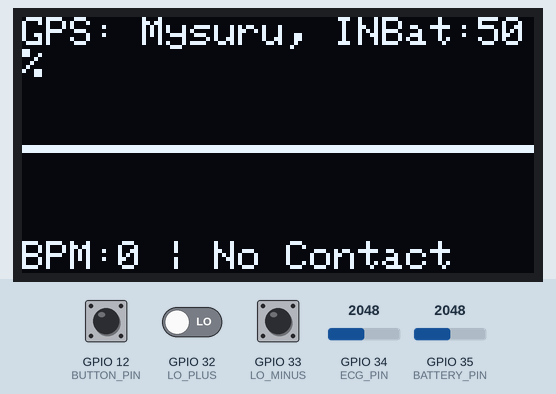
Simulated run of this sketch. Board: ESP32. Parts: 128×64 one-colour display. Inputs (shaded band) come from the test bench; at power-on: GPIO 35 (BATTERY_PIN) = 2048, GPIO 12 (BUTTON_PIN) HIGH, GPIO 32 (LO_PLUS) LOW, GPIO 33 (LO_MINUS) HIGH, GPIO 34 (ECG_PIN) = 2048. What the sketch prints to the serial monitor is not drawn.

Above: at 1.2 s.
1.3 s: GPIO 35 (BATTERY_PIN) set to 2003
At 2.6 s:
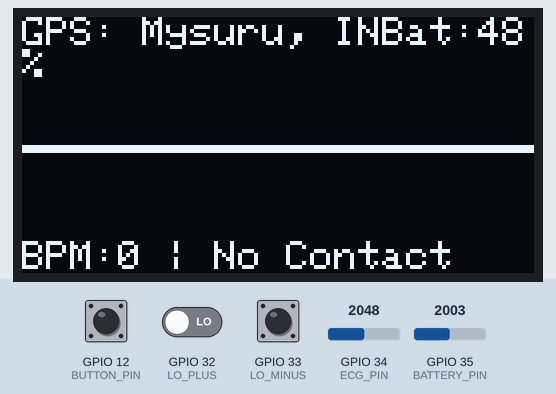
6.8 s: GPIO 35 (BATTERY_PIN) set to 2047
9.8 s: GPIO 35 (BATTERY_PIN) set to 1960
At 10.2 s:
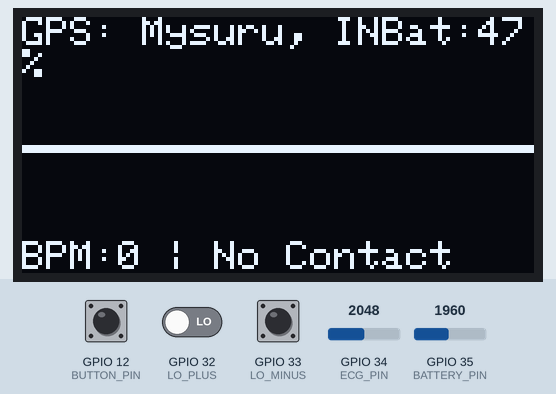
Timing chart, 0 to 12.3 s (numbered marks = the images above; inputs shaded):
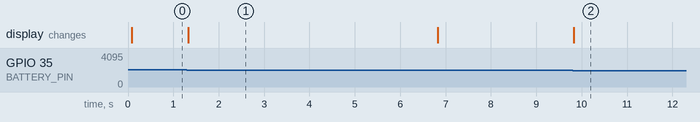

The sketch:

cardiobytes_CODE.ino
```cpp
#include <HardwareSerial.h>
#include <Wire.h>
#include <Adafruit_GFX.h>
#include <Adafruit_SSD1306.h>

/* =========================================================
   OLED DISPLAY CONFIGURATION
   ========================================================= */
// Define OLED screen dimensions
#define SCREEN_WIDTH 128
#define SCREEN_HEIGHT 64

// Initialize OLED display using I2C
Adafruit_SSD1306 display(SCREEN_WIDTH, SCREEN_HEIGHT, &Wire, -1);


/* =========================================================
   GSM MODULE CONFIGURATION
   ========================================================= */
// Define GSM TX and RX pins
#define GSM_TX 17
#define GSM_RX 16

// Initialize hardware serial for GSM communication
HardwareSerial GSM(2);


/* =========================================================
   PIN DEFINITIONS
   ========================================================= */
#define BUTTON_PIN 12     // Push button for sending SMS
#define ECG_PIN 34        // ECG analog input
#define LO_PLUS 32        // Lead-off detection +
#define LO_MINUS 33       // Lead-off detection -
#define BATTERY_PIN 35    // Battery voltage input


/* =========================================================
   GLOBAL VARIABLES
   ========================================================= */
int bpm = 0;                        // Heart rate (beats per minute)
String ecgCondition = "Normal";     // ECG condition status
int batteryPercent = 0;             // Battery percentage
bool electrodeContact = false;      // Electrode connection status


/* =========================================================
   ECG BUFFER (Stores waveform data)
   ========================================================= */
#define ECG_BUFFER_SIZE 640         // ~5 seconds of data @125Hz
int ecgBuffer[ECG_BUFFER_SIZE];
int ecgIndex = 0;


/* =========================================================
   HEARTBEAT DETECTION VARIABLES
   ========================================================= */
unsigned long lastBeatTime = 0;     // Last detected heartbeat time
int beatInterval = 0;               // Time between beats


/* =========================================================
   BUTTON PRESS HANDLING
   ========================================================= */
unsigned long lastPress = 0;
int pressCount = 0;


/* =========================================================
   AUTO SMS (Abnormal ECG detection)
   ========================================================= */
unsigned long abnormalStart = 0;
unsigned long lastAutoSent = 0;
bool autoActive = false;


/* =========================================================
   SIMULATED PQRST WAVEFORM PATTERN
   ========================================================= */
int pqrstPattern[9] = {0, 3, 6, -2, 4, -1, 2, 0, 0};
int pqrstIndex = 0;


/* =========================================================
   SETUP FUNCTION
   ========================================================= */
void setup() {
  Serial.begin(115200);

  // Initialize GSM communication
  GSM.begin(115200, SERIAL_8N1, GSM_RX, GSM_TX);

  // Configure pins
  pinMode(BUTTON_PIN, INPUT_PULLUP);
  pinMode(LO_PLUS, INPUT);
  pinMode(LO_MINUS, INPUT);

  // Initialize OLED display
  if (!display.begin(SSD1306_SWITCHCAPVCC, 0x3C)) {
    Serial.println("SSD1306 init failed");
    while (true); // Stop execution if display fails
  }

  display.clearDisplay();
  display.display();

  // Initialize ECG buffer with baseline
  for (int i = 0; i < ECG_BUFFER_SIZE; i++)
    ecgBuffer[i] = SCREEN_HEIGHT / 2;

  Serial.println("=== ECG + OLED + GSM System Started ===");
}


/* =========================================================
   MAIN LOOP
   ========================================================= */
void loop() {

  /* ----- GSM Serial Passthrough (Debugging) ----- */
  while (GSM.available()) Serial.write(GSM.read());
  while (Serial.available()) GSM.write(Serial.read());

  /* ----- BUTTON HANDLING ----- */
  if (digitalRead(BUTTON_PIN) == LOW) {
    // Detect single/double press
    if (millis() - lastPress < 1500)
      pressCount++;
    else
      pressCount = 1;

    lastPress = millis();
    delay(50); // debounce
  }

  // Double press → Emergency Assist SMS
  if (pressCount == 2) {
    sendEmergencyAssistSMS();
    pressCount = 0;
  }
  // Single press → Tactical SMS
  else if (pressCount == 1 && millis() - lastPress > 1500) {
    sendTacticalSMS();
    pressCount = 0;
  }

  /* ----- BATTERY MONITORING ----- */
  batteryPercent = map(analogRead(BATTERY_PIN), 0, 4095, 0, 100);

  /* ----- ECG DATA READING ----- */
  int ecgValue = analogRead(ECG_PIN);

  // Update waveform and detect heartbeat
  updateECGWaveform(ecgValue);

  // Update display
  drawOLED();
}


/* =========================================================
   UPDATE ECG WAVEFORM
   ========================================================= */
void updateECGWaveform(int rawValue) {

  // Check electrode contact
  electrodeContact = (digitalRead(LO_PLUS) == LOW && digitalRead(LO_MINUS) == LOW);

  if (electrodeContact) {

    // Normalize ECG signal
    float norm = ((float)rawValue - 2048) / 2048.0;

    // Add simulated PQRST waveform
    float mod = norm + pqrstPattern[pqrstIndex] / 10.0;

    // Map signal to screen height
    int y = map(mod, -1, 1, 55, 15);
    y = constrain(y, 0, SCREEN_HEIGHT - 1);

    ecgBuffer[ecgIndex] = y;

    // Move to next PQRST point
    pqrstIndex = (pqrstIndex + 1) % 9;

    // Detect heartbeat
    detectHeartbeat(rawValue);

    /* ----- AUTO ALERT SYSTEM ----- */
    if (ecgCondition == "Abnormal" && bpm > 0) {

      if (abnormalStart == 0)
        abnormalStart = millis();

      // Send alert after 10 seconds abnormal condition
      if (!autoActive &&
          (millis() - abnormalStart > 10000) &&
          (millis() - lastAutoSent > 60000)) {

        sendTacticalSMS();
        autoActive = true;
        lastAutoSent = millis();
      }
    } else {
      abnormalStart = 0;
      autoActive = false;
    }

  } else {
    // No electrode contact → flatline
    ecgBuffer[ecgIndex] = SCREEN_HEIGHT / 2;
    bpm = 0;
    ecgCondition = "No Contact";
    abnormalStart = 0;
    autoActive = false;
  }

  // Move buffer index forward
  ecgIndex = (ecgIndex + 1) % ECG_BUFFER_SIZE;
}


/* =========================================================
   OLED DISPLAY FUNCTION
   ========================================================= */
void drawOLED() {
  display.clearDisplay();

  // Top: GPS + Battery
  display.setTextSize(1);
  display.setTextColor(SSD1306_WHITE);

  display.setCursor(0, 0);
  display.println("GPS: Mysuru, IN");

  display.setCursor(90, 0);
  display.printf("Bat:%d%%", batteryPercent);

  // Middle: ECG waveform
  for (int i = 0; i < SCREEN_WIDTH - 1; i++) {
    int idx1 = (ecgIndex + i) % ECG_BUFFER_SIZE;
    int idx2 = (ecgIndex + i + 1) % ECG_BUFFER_SIZE;

    display.drawLine(i, ecgBuffer[idx1], i + 1, ecgBuffer[idx2], SSD1306_WHITE);
    display.drawLine(i, ecgBuffer[idx1] + 1, i + 1, ecgBuffer[idx2] + 1, SSD1306_WHITE);
  }

  // Bottom: BPM + Condition
  display.setCursor(0, 56);
  display.printf("BPM:%d | %s", bpm, ecgCondition.c_str());

  display.display();
}


/* =========================================================
   HEARTBEAT DETECTION LOGIC
   ========================================================= */
void detectHeartbeat(int value) {

  static int threshold = 2000;
  static bool beatDetected = false;

  if (value > threshold && !beatDetected) {
    beatDetected = true;

    unsigned long now = millis();
    beatInterval = now - lastBeatTime;
    lastBeatTime = now;

    // Calculate BPM
    if (beatInterval > 300 && beatInterval < 2000) {
      bpm = 60000 / beatInterval;

      // Determine condition
      ecgCondition = (bpm < 50 || bpm > 120) ? "Abnormal" : "Normal";
    }
  }

  if (value < threshold)
    beatDetected = false;
}


/* =========================================================
   SEND TACTICAL SMS
   ========================================================= */
void sendTacticalSMS() {
  Serial.println(">>> Sending Tactical/Emergency SMS...");

  String msg = "Nightfall-EX ALERT!\n";
  msg += "BPM: " + String(bpm) + "\n";
  msg += "Condition: " + ecgCondition + "\n";
  msg += "Location: Mysuru, Karnataka 570017, India\n";
  msg += "Lat: 12.336338° Long: 76.619706°\n";

  // Include compressed ECG data (~5 seconds)
  msg += "Last 5s ECG: ";
  for (int i = 0; i < 50; i++) {
    int idx = (ecgIndex - i * 12 + ECG_BUFFER_SIZE) % ECG_BUFFER_SIZE;
    msg += String(ecgBuffer[idx]) + ",";
  }

  // GSM commands to send SMS
  GSM.println("AT+CMGF=1"); delay(300);
  GSM.print("AT+CMGS=\"+919606470070\"\r"); delay(300);
  GSM.print(msg); delay(300);
  GSM.write(26); // CTRL+Z to send
}


/* =========================================================
   SEND EMERGENCY ASSIST SMS (DOUBLE PRESS)
   ========================================================= */
void sendEmergencyAssistSMS() {
  Serial.println(">>> Sending Emergency Assist SMS...");

  String msg = "EMERGENCY ASSISTANCE REQUIRED\n";
  msg += "Location: Mysuru, Karnataka 570017, India\n";
  msg += "Lat: 12.336338° Long: 76.619706°\n";
  msg += "Timestamp: 06/09/2025 02:22 PM GMT+05:30";

  GSM.println("AT+CMGF=1"); delay(300);
  GSM.print("AT+CMGS=\"+919606470070\"\r"); delay(300);
  GSM.print(msg); delay(300);
  GSM.write(26);
}
```

Measured:
- the behaviour switches between 2048 and 2047 on GPIO 35 (BATTERY_PIN) (found by bisection; images 0 and 1)
- after the input at 1.3 s, the display: changes at once (image 1)
- after the input at 9.8 s, the display: changes at once (image 2)
